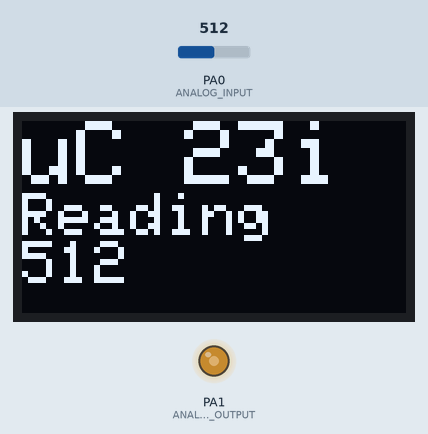
Simulated run of this program. Board: STM32 Blue Pill. On the bench: 128×64 one-colour display, output pins drawn as LEDs (lit = HIGH). Inputs (shaded band) come from the test bench; at power-on: PA0 (ANALOG_INPUT) = 512.

Above: at 1.3 s.
1.4 s: PA0 (ANALOG_INPUT) set to 716
At 2.8 s:
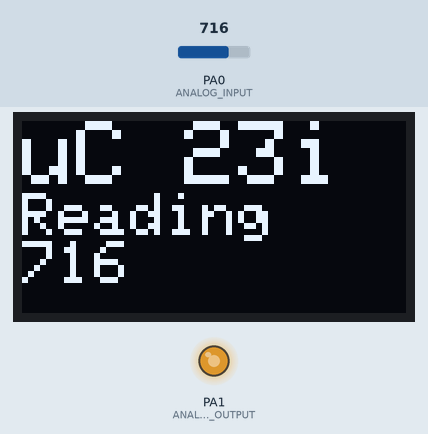
3.1 s: PA0 (ANALOG_INPUT) set to 900
At 4.4 s:
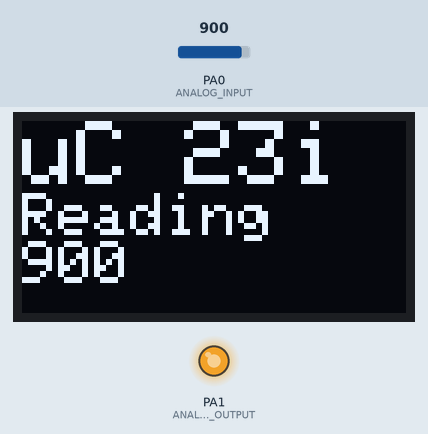
4.7 s: PA0 (ANALOG_INPUT) set to 122
At 5.9 s:
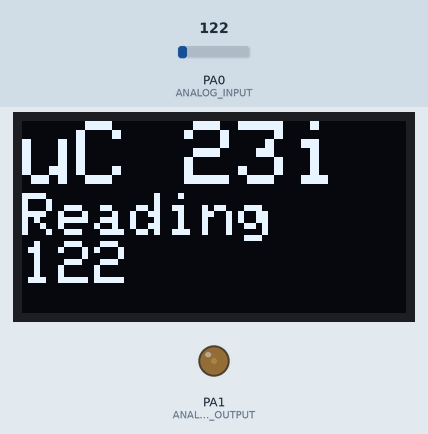
6.2 s: PA0 (ANALOG_INPUT) set to 0
At 7.5 s:
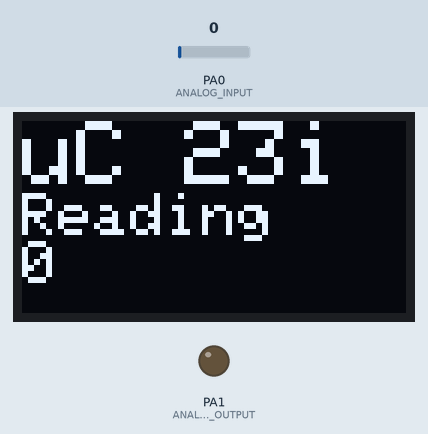
7.8 s: PA0 (ANALOG_INPUT) set to 306
At 9.2 s:
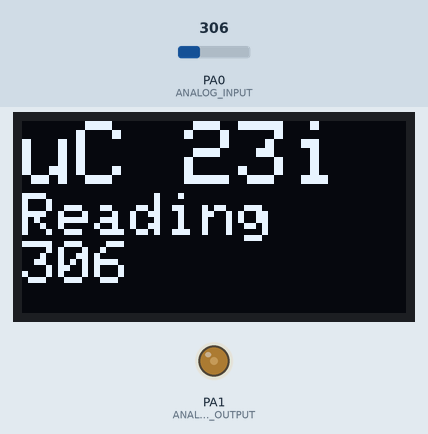
Timing chart, 0 to 10.4 s (numbered marks = the images above; inputs shaded):
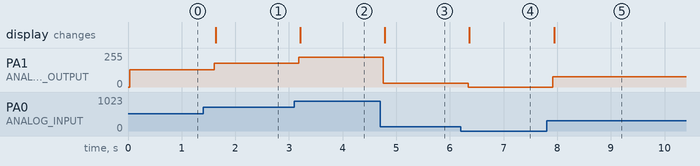

Measured:
- after the input at 1.4 s, PA1 (ANALOG_OUTPUT): 128/255 → 179/255 after 0.21 s; the display: changes after 0.23 s (image 1)
- after the input at 3.1 s, PA1 (ANALOG_OUTPUT): 179/255 → 225/255 after 0.08 s; the display: changes after 0.11 s (image 2)
- after the input at 4.7 s, PA1 (ANALOG_OUTPUT): 225/255 → 30/255 after 0.06 s; the display: changes after 0.09 s (image 3)
- after the input at 6.2 s, PA1 (ANALOG_OUTPUT): 30/255 → 0/255 after 0.14 s; the display: changes after 0.16 s (image 4)
- after the input at 7.8 s, PA1 (ANALOG_OUTPUT): 0/255 → 76/255 after 0.12 s; the display: changes after 0.14 s (image 5)

The program:

main.cpp
```cpp
#include <Arduino.h>
#include <Wire.h>
#include <Adafruit_GFX.h>
#include <Adafruit_SSD1306.h>
#include "SSD1306_Defs.h"
#include "utilities.h"

#define ANALOG_INPUT PA0
#define ANALOG_OUTPUT PA1

// Objects that links the loop and setup function
namespace global {
  unsigned int analogReading;
  Adafruit_SSD1306* oled;
}

void setup() {
  // i2c configuration
  Wire.begin(SDA, SCL);
  // Instances an Adafruit_SSD1306 object
  global::oled = new Adafruit_SSD1306(OLED_WIDTH, OLED_HEIGHT);
  // Initializes the oled object. Stops if the initialization fails
  if(!global::oled->begin(SSD1306_SWITCHCAPVCC, 60))
    utilities::blinkBreakpoint(100);
  // Set the color of the oled screen
  global::oled->setTextColor(SSD1306_WHITE);
  // Set A1 as an output
  pinMode(ANALOG_OUTPUT, OUTPUT);
}

void loop() {
  global::oled->clearDisplay();
  global::oled->setCursor(0, 0);
  global::oled->setTextSize(3);
  global::oled->print("uC 23i\n");
  global::oled->setTextSize(2);
  global::oled->print("Reading\n");
  global::analogReading = analogRead(ANALOG_INPUT);
  analogWrite(ANALOG_OUTPUT, global::analogReading/4);
  global::oled->printf("%d", global::analogReading);
  global::oled->display();
  delay(500);
}
```

SSD1306_Defs.h
```cpp
#define OLED_ADDRESS 60
#define OLED_WIDTH 128
#define OLED_HEIGHT 64
#define OLED_RSTPIN -1
#define OLED_FREQ 400000
```

utilities.h
```cpp
#include <Arduino.h>

namespace utilities{
/**
 * @brief This function stops the microcontroller when is invoked. It could be
 * used to set a breakpoint in your code.
 * @param ms Blink time
 */
void blinkBreakpoint(unsigned int ms) {
    static bool ledStatus = false;
    while(true){
        digitalWrite(LED_BUILTIN, ledStatus);
        ledStatus = !ledStatus;
        delay(ms);
    }
}
/**
 * @brief Utilizes an array on digital outputs to display the value of an
 * unsigned value
 *
 * @param value The integer to emit
 * @param pinArray The array holding the digital outputs
 * @param arraySize The number digital outputs
 */

void writeInt(unsigned value, unsigned pinArray[], size_t arraySize) {
  for (size_t i = 0; i < arraySize; i++) {
    bool bit = (value & (1 << i)) >> i;
    digitalWrite(pinArray[i], bit);
  }
}

} //namespace utilities
```
